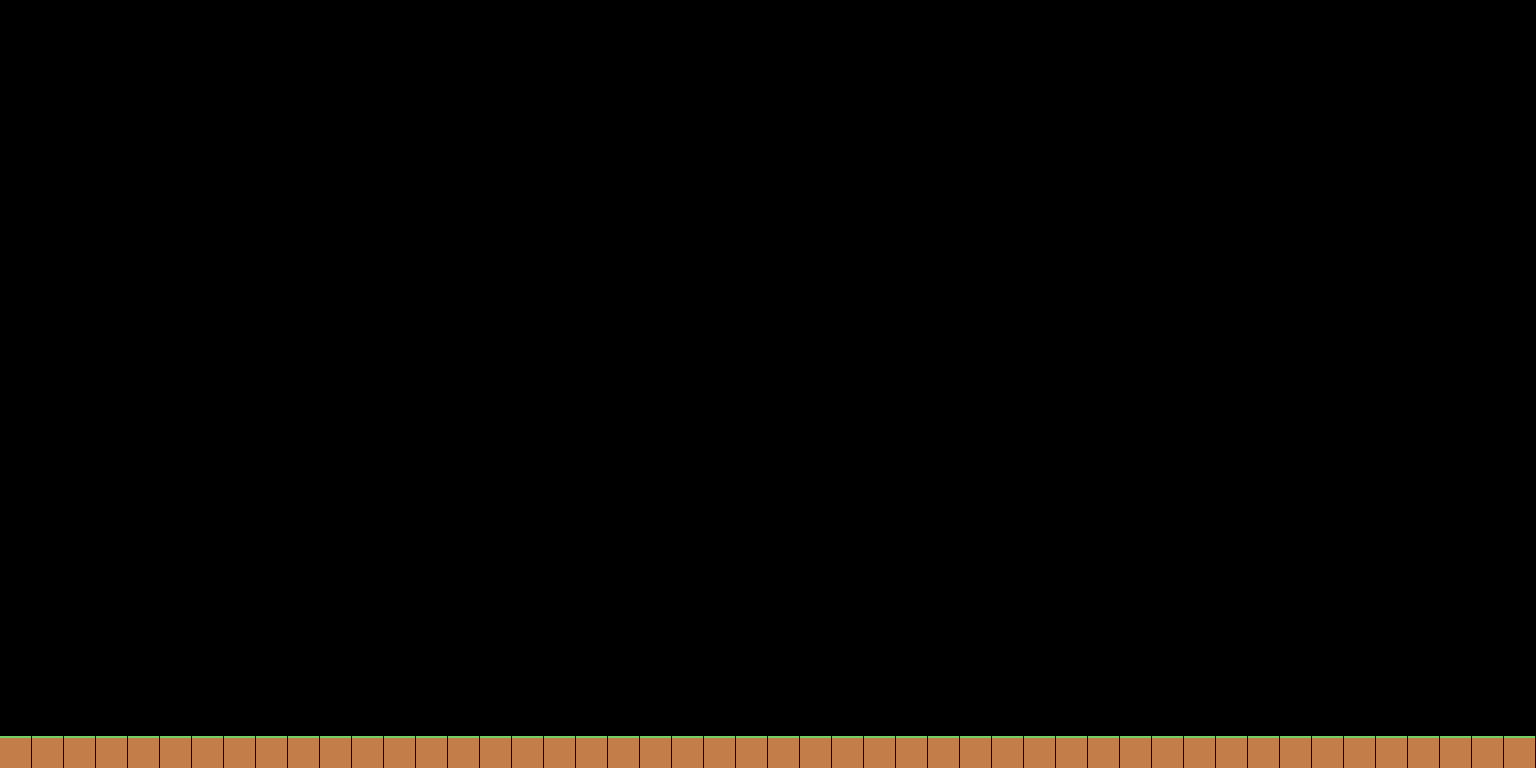

This is a level from a 2D game, rendered from its Tiled map with the project's own tilesets. A one-line summary and the map file follow, with tile-layer data summarised:
An orthogonal 48x24 tile map with 32x32 px tiles, 1 tile layer (Tile Layer 1) and 5 objects (spawn).

<map version="1.5" tiledversion="1.7.2" orientation="orthogonal" renderorder="right-down" width="48" height="24" tilewidth="32" tileheight="32" infinite="0" nextlayerid="4" nextobjectid="18">
 <tileset firstgid="1" name="GrassSet" tilewidth="32" tileheight="32" tilecount="24" columns="6">
  <image source="tilesetDebug.png" width="192" height="128" />
 </tileset>
 <layer id="1" name="Tile Layer 1" width="48" height="24">
  <data>[1152 cells, 48 non-empty, 1 distinct tile ids]</data>
 </layer>
 <objectgroup id="2" name="collision-layer">
  <object id="3" x="0" y="736" width="1536" height="32" />
  <object id="15" x="576" y="640" width="96" height="96">
   <ellipse />
  </object>
  <object id="16" x="928" y="672">
   <polygon points="0,0 160,-160 224,0 96,0" />
  </object>
  <object id="17" x="576" y="160">
   <polygon points="0,0 32,288 480,288 416,-32" />
  </object>
 </objectgroup>
 <objectgroup id="3" name="interaction-layer">
  <object id="9" name="spawn" x="800" y="672">
   <point />
  </object>
 </objectgroup>
</map>
